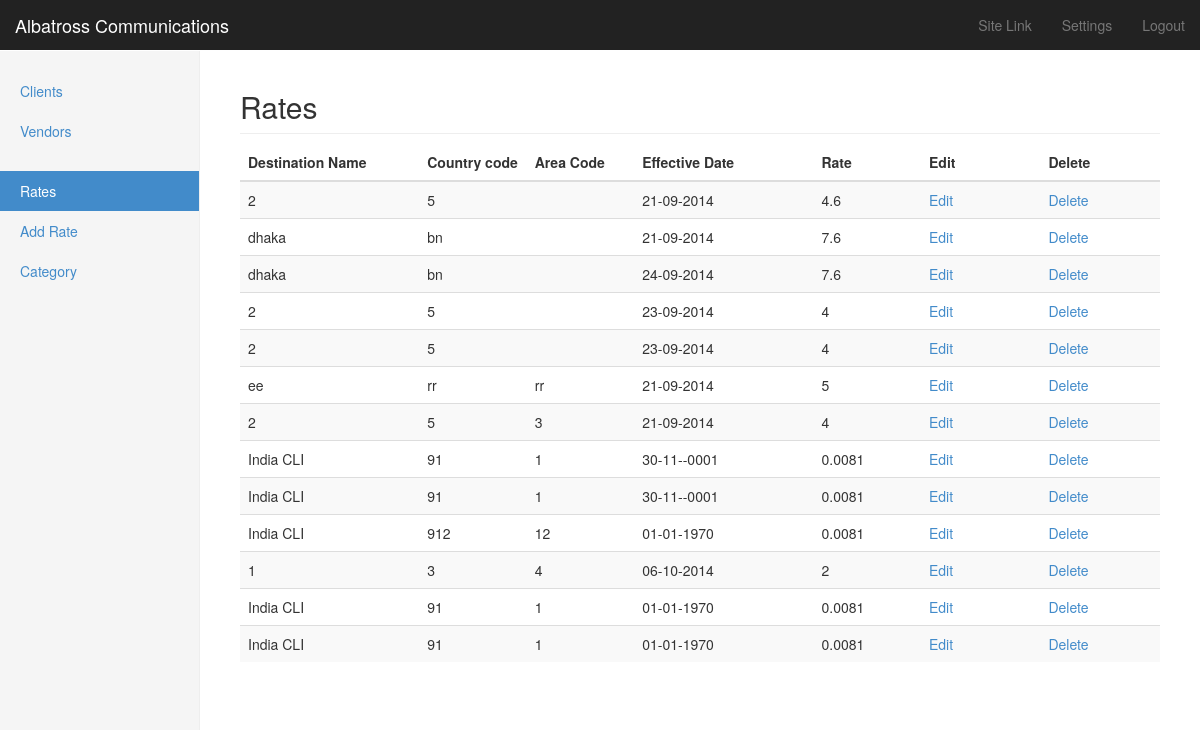
Screenshot of /admin/rate.php with the database file from the repository.
### tables this page shows
CREATE TABLE `rate` (
  `rateId` int(11) NOT NULL auto_increment,
  `destination_name` varchar(255) NOT NULL,
  `country_code` varchar(25) NOT NULL,
  `area_code` varchar(25) NOT NULL,
  `rate` float NOT NULL,
  `effective_date` date NOT NULL,
  `previous_rate` float NOT NULL,
  `previous_effective_date` date NOT NULL,
  `client_id` int(11) NOT NULL,
  `vendor_id` int(11) NOT NULL,
  `category` int(11) NOT NULL,
  `seltype` int(11) NOT NULL,
  `tech_prefix` varchar(15) NOT NULL,
  `billing_increment` varchar(55) NOT NULL,
  `status` varchar(55) NOT NULL,
  PRIMARY KEY  (`rateId`)
);

### lib/db.php (called while the page is built, shortened)
<?php
function connect(){
	$DBServer='localhost';
	$DBUser='root';
	$DBPass='';
	$DBName='albatross';
	$conn = new mysqli($DBServer, $DBUser, $DBPass, $DBName);
	return $conn;
}
function getdata($sql){
	$db = connect();
	$result = $db->query($sql);
	$data=array();
	while($row = $result->fetch_assoc()){
		$data[]=$row;
	}
	return $data;
}

### admin/rate.php (the view, shortened to what this page needs)
<?php
$pageName='rate';
require_once('header.php');
?>
    <div class="container-fluid">
      <div class="row">
        <?php require_once('sidebar.php'); ?>
        <div class="col-sm-9 col-sm-offset-3 col-md-10 col-md-offset-2 main">
          <h2 class="sub-header">Rates</h2>
          <div class="table-responsive">
            <table class="table table-striped">
              <thead>
                <tr>
				  <th width="15%">Destination Name</th>
                  <th width="9%">Country code</th>
				  <th width="9%">Area Code</th>
				   <th width="15%">Effective Date</th>
				   <th width="9%">Rate</th>
				  <th width="10%">Edit</th>
				  <th width="10%">Delete</th>
                </tr>
              </thead>
              <tbody>
			  	<?php
					$sql="select * from ".RATE;
					$data=getdata($sql);
					foreach($data as $v):
				?>
                <tr>
				  <td><?php echo $v['destination_name']; ?></td>
				  <td><?php echo $v['country_code']; ?></td>
				  <td><?php echo $v['area_code']; ?></td>
				  <td><?php echo date('d-m-Y',strtotime($v['effective_date'])); ?></td>
                  <td><?php echo $v['rate']; ?></td>
				  <td><a href="edit-rate.php?editId=<?php echo $v['rateId']; ?>">Edit</a></td>
				  <td><a class="del" href="javascript:void(0)" name="<?php echo $v['rateId']; ?>">Delete</a></td>
                </tr>
               <?php endforeach; ?>
              </tbody>
            </table>
          </div>
        </div>
      </div>
    </div>
<?php require_once('footer.php'); ?>

### admin/header.php (shortened to what this page needs)
<!DOCTYPE html>
<html lang="en">
  <head>
    <link href="../css/bootstrap.min.css" rel="stylesheet">
    <link href="dashboard.css" rel="stylesheet">
  </head>
  <body>
    <div class="navbar navbar-inverse navbar-fixed-top" role="navigation">
      <div class="container-fluid">
        <div class="navbar-header">
          <a class="navbar-brand" href="index.php">Albatross Communications</a>
        </div>
        <div class="navbar-collapse collapse">
          <ul class="nav navbar-nav navbar-right">
            <li><a target="_blank" href="../index.php">Site Link</a></li>
            <li><a href="#">Settings</a></li>
			<li><a href="logout.php">Logout</a></li>
          </ul>
        </div>
      </div>
    </div>

### admin/sidebar.php
<div class="col-sm-3 col-md-2 sidebar">
  <ul class="nav nav-sidebar">
	<li class="<?php if($pageName=='client')echo 'active';?>"><a href="client.php">Clients</a></li>
	<li class="<?php if($pageName=='vendor')echo 'active';?>"><a href="vendor.php">Vendors</a></li>
  </ul>
  <ul class="nav nav-sidebar">
	<li class="<?php if($pageName=='rate')echo 'active';?>"><a href="rate.php">Rates</a></li>
	<li class="<?php if($pageName=='addrate')echo 'active';?>"><a href="add-rate.php">Add Rate</a></li>
	<li class="<?php if($pageName=='category')echo 'active';?>"><a href="category.php">Category</a></li>
  </ul>
</div>

### admin/footer.php (shortened to what this page needs)
  </body>
</html>

### admin/dashboard.css (style rules this page uses)
body { padding-top: 50px; }
.sub-header { padding-bottom: 10px; border-bottom: 1px solid #eee; }
.navbar-fixed-top { border: 0; }
.sidebar { display: none; }
@media (min-width: 768px) { .sidebar { position: fixed; top: 51px; bottom: 0; left: 0; z-index: 1000; display: block; padding: 20px; overflow-x: hidden; overflow-y: auto; background-color: #f5f5f5; border-right: 1px solid #eee; } }
.nav-sidebar { margin-right: -21px; margin-bottom: 20px; margin-left: -20px; }
.nav-sidebar > li > a { padding-right: 20px; padding-left: 20px; }
.nav-sidebar > .active > a, .nav-sidebar > .active > a:hover, .nav-sidebar > .active > a:focus { color: #fff; background-color: #428bca; }
.main { padding: 20px; }
@media (min-width: 768px) { .main { padding-right: 40px; padding-left: 40px; } }

### rows the page displays
rate: destination_name "2", country_code "5", effective_date "21-09-2014", rate "4.6"
rate: destination_name "dhaka", country_code "bn", effective_date "21-09-2014", rate "7.6"
rate: destination_name "dhaka", country_code "bn", effective_date "24-09-2014", rate "7.6"
rate: destination_name "2", country_code "5", effective_date "23-09-2014", rate "4"
rate: destination_name "2", country_code "5", effective_date "23-09-2014", rate "4"
rate: destination_name "ee", country_code "rr", area_code "rr", effective_date "21-09-2014", rate "5"
rate: destination_name "2", country_code "5", area_code "3", effective_date "21-09-2014", rate "4"
rate: destination_name "India CLI", country_code "91", area_code "1", effective_date "30-11--0001", rate "0.0081"
rate: destination_name "India CLI", country_code "91", area_code "1", effective_date "30-11--0001", rate "0.0081"
rate: destination_name "India CLI", country_code "912", area_code "12", effective_date "01-01-1970", rate "0.0081"
rate: destination_name "1", country_code "3", area_code "4", effective_date "06-10-2014", rate "2"
rate: destination_name "India CLI", country_code "91", area_code "1", effective_date "01-01-1970", rate "0.0081"
rate: destination_name "India CLI", country_code "91", area_code "1", effective_date "01-01-1970", rate "0.0081"
